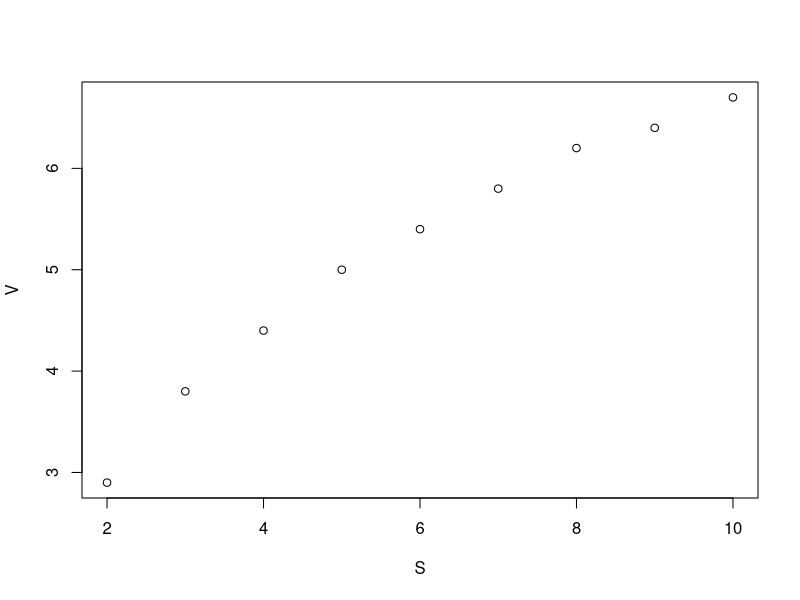
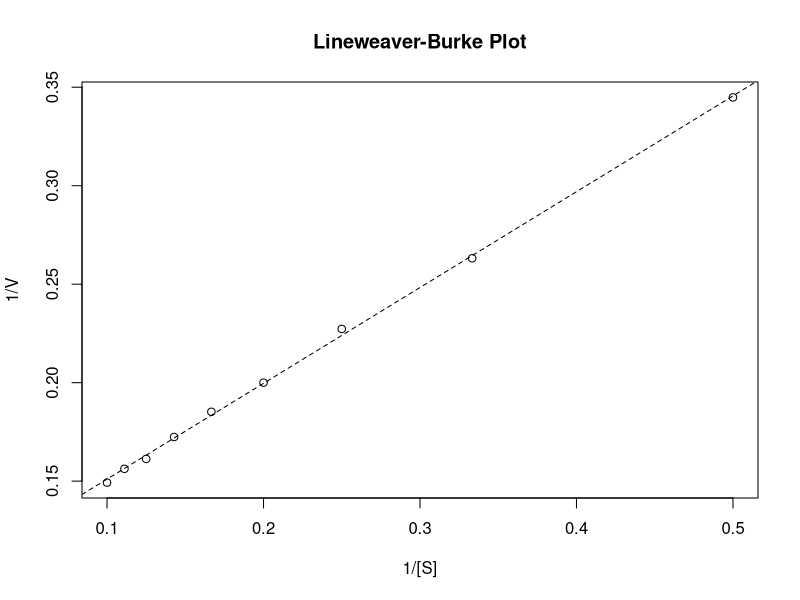
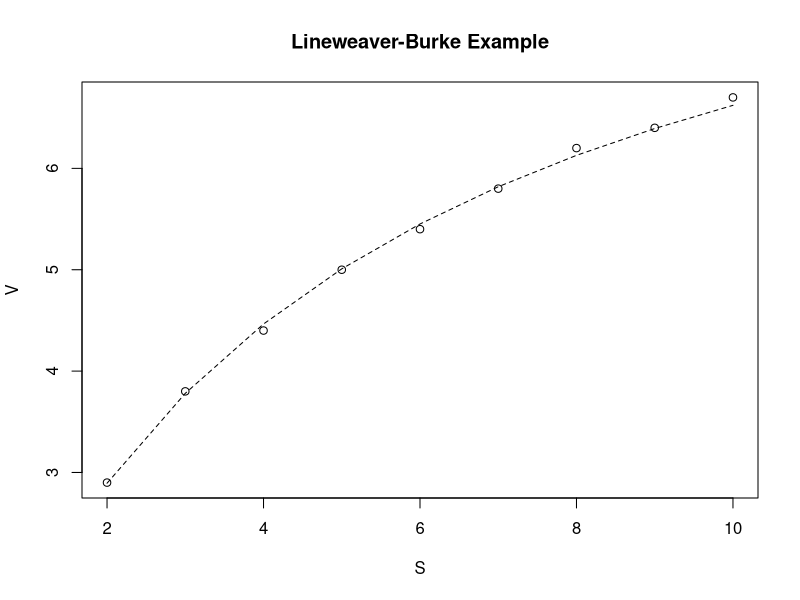
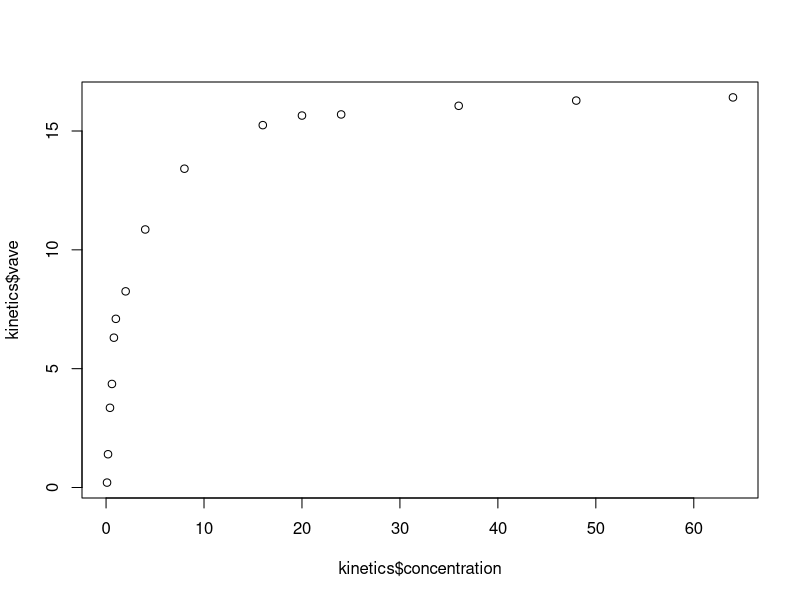
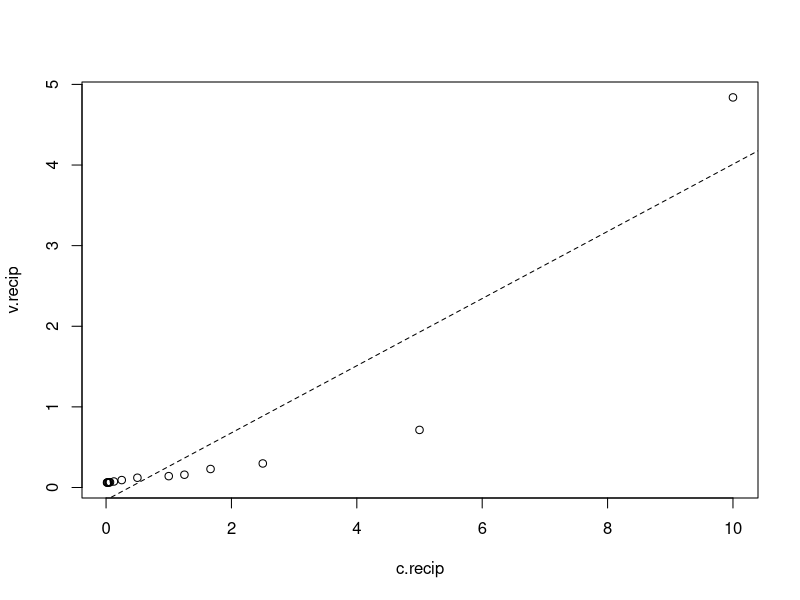
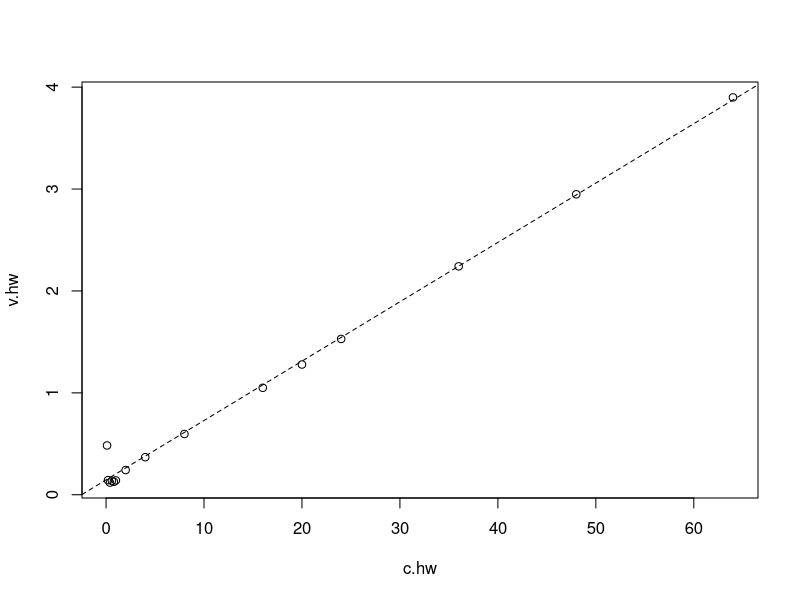
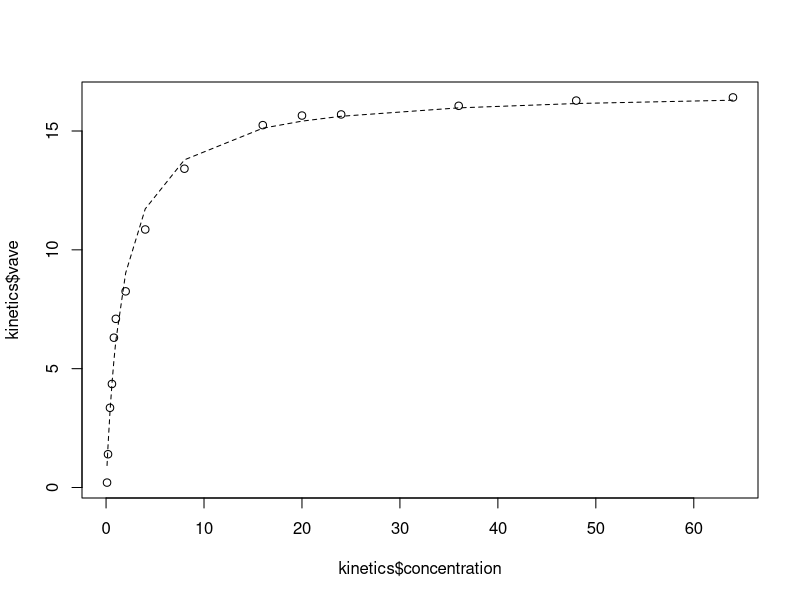

The R script that drew these images, in order:
###Kinetics: Intro to R Plotting and Regression###
#Zane Billings#
#MATH 340 Spring 2019#
setwd("/Users/zanebillings/Documents/Spring 2019/Sci Comp")

###Part 1: A simple Lineweaver-Burke Plot
#the data frame "ex" will contain a very basic data fit that was
#created specifically to show a good LB-fit.
ex <- data.frame(matrix(c(2,3,4,5,6,7,8,9,10,
                   2.9,3.8,4.4,5.0,5.4,5.8,6.2,6.4,6.7),
                 ncol = 2, byrow = F))

#rename the columns to make everything easier and print a basic plot
colnames(ex) <- c("S","V")
plot(ex)

#Let's create a linear model, using the reciprocals of the data.
#This is the most basic way to do this transformation,
#But it works just fine for a simple LB plot.
ex.model <- lm(formula = I(1/V)~I(1/S),
               data = ex)

lb.ex <- data.frame(
  s.recip <- 1/ex$S,
  v.recip <- 1/ex$V
)

model <- lm(
  formula = v.recip~s.recip,
  data = lb.ex
)

summary(model)

#print a summary of the linear model.
summary(ex.model)
#let's generate the LB plot and see how it looks.
plot(x = 1/ex$S,
     y = 1/ex$V,
     main = "Lineweaver-Burke Plot",
     xlab = "1/[S]",
     ylab = "1/V")
abline(ex.model,lty=2) #this adds the line to the plot
#Now, we can use the model to calculate Km and Vmax.
cfs <- coef(ex.model) #we will need the coefficients.
#both of the below formulae can be obtained by easy algebra.
vmax <- as.numeric(1/cfs[1])
km <- as.numeric((1/cfs[1])*cfs[2])
vmax;km #print the values.

#Let's plot the model. Generate a vector of the predicted y-values, then plot.
vhat <- (vmax*ex$S)/(km+ex$S)
plot(ex,main = "Lineweaver-Burke Example") + lines(x = ex$S, y = vhat,lty=2)


###Part 2: Importing the second (more realistic) data set
#Import the data from the provided csv file
kinetics <- read.csv("kineticsdata.csv")
#change the column names, units just make it harder to call columns
colnames(kinetics) <- c("concentration","v1","v2","v3")
#Take the means across all rows but row 1.
kinetics <- transform(kinetics, vave = rowMeans(kinetics[,-1]))

#cursory plot of the data
plot(x = kinetics$concentration,y = kinetics$vave)

###Part 3: Lineweaver-Burk Plot and its issues
#Instead of just plugging into the LM fxn, a new data frame is easy to make.
lb.data <- data.frame(c.recip = 1/kinetics$concentration,
                      v.recip = 1/kinetics$vave)

#Make the LB line and generate the LB plot
lb.model <- lm(formula = v.recip~c.recip,
               data = lb.data)
summary(lb.model)
plot(lb.data) + abline(lb.model, lty=2)

#Well that sure looks bad.

#extract KM and VMax
lb.cf <- coef(lb.model) #extract the coefficients
lb.vmax <- as.numeric(1/lb.cf[1])
lb.km <- as.numeric(1/(lb.cf[1])*lb.cf[2])

###Part 4: Hanes-Woolf Plot (correction of LB model)
#The Hanes-Woolf model corrects for error in the LB plot by multiplying the entire
#LB equation by the substrate concentration.

#Generate a new data frame for the HW correction
hw.data <- data.frame(c.hw = kinetics$concentration,
                      v.hw = lb.data$v.recip*kinetics$concentration)
#generate and plot a linear model
hw.model <- lm(formula = v.hw~c.hw,
               data = hw.data)
summary(hw.model)
plot(hw.data) + abline(hw.model, lty=2)

#Now we can extract the coefficients.
hw.cf <- coef(hw.model)
hw.vmax <- as.numeric(1/hw.cf[2]) #algebra is slightly different but not hard
hw.km <- as.numeric((1/hw.cf[2])*hw.cf[1])
#these results are (obviously) more trustworthy than the LB model for these data.

###Part 5: Nonlinear Least-Squares (the better way)
#That's right: why do transforms and algebra when your computer can just do it.
nls.model <- nls(formula = vave ~ Vmax * concentration/(Km + concentration), 
                 data = kinetics,
                 start = list(Km = max(kinetics$vave)/2,
                              Vmax = max(kinetics$vave)))
summary(nls.model) 
nls.cf <- coef(nls.model) #extract the parameters of the model
#let's make a yhat vector for plotting.
nls.yhat <- (as.numeric(nls.cf[2])*kinetics$concentration)/(as.numeric(nls.cf[1])+kinetics$concentration)
plot(x = kinetics$concentration,
     y = kinetics$vave) + lines(x = kinetics$concentration, y = nls.yhat, lty=2)
